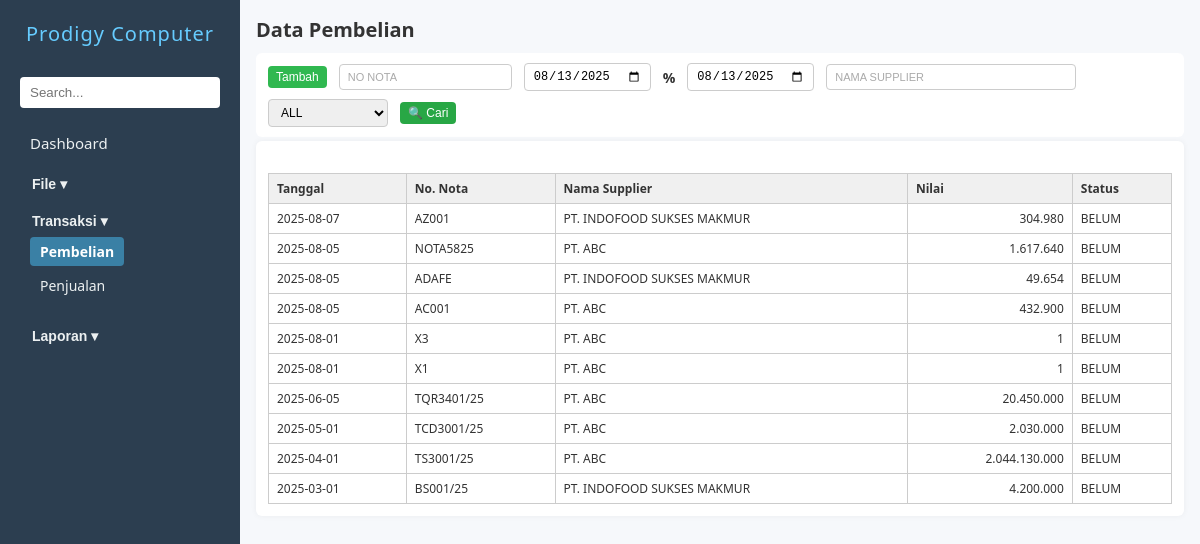
/pembelian.php, run on an earlier commit of the app's database.
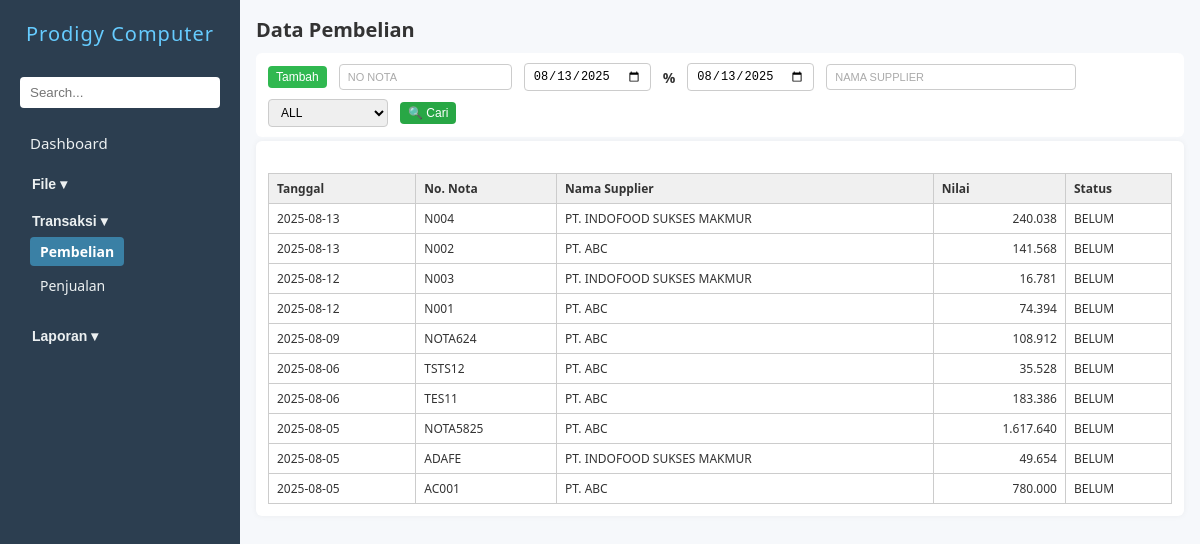
And on a later commit of the database.
### tables this page shows
CREATE TABLE `zbeli` (
  `nonota` char(30) DEFAULT NULL,
  `tgl` date DEFAULT NULL,
  `kodesup` char(10) DEFAULT NULL,
  `kodegd` char(10) NOT NULL,
  `nilai` double DEFAULT 0,
  `lunas` int(11) DEFAULT 0,
  `tgltempo` date DEFAULT NULL,
  `ppn` double(10,2) DEFAULT 0.00,
  `hppn` double(10,2) DEFAULT 0.00,
  `disc1` double(10,2) DEFAULT 0.00,
  `hdisc1` double(10,2) DEFAULT 0.00,
  `disc2` double(10,2) DEFAULT 0.00,
  `hdisc2` double(10,2) DEFAULT 0.00,
  `disc3` double(10,2) DEFAULT 0.00,
  `hdisc3` double(10,2) DEFAULT 0.00
);

CREATE TABLE `zsupplier` (
  `kodesup` char(10) NOT NULL,
  `namasup` tinytext NOT NULL,
  `alamat` tinytext NOT NULL,
  `kota` tinytext NOT NULL,
  `ktp` char(20) NOT NULL,
  `npwp` char(30) NOT NULL
);

### pembelian.php (the view, shortened to what this page needs)
<?php
include 'koneksi.php';
$query = mysqli_query($conn, "
    SELECT zbeli.tgl, zbeli.nonota, zsupplier.namasup, zbeli.nilai, zbeli.lunas
    FROM zbeli
    JOIN zsupplier ON zbeli.kodesup = zsupplier.kodesup
    ORDER BY zbeli.tgl DESC, zbeli.nonota DESC
    LIMIT 10
");
?>
<!DOCTYPE html>
<html lang="en">
<head>
    <link rel="stylesheet" href="navbar.css" />
    <link rel="stylesheet" href="form.css" />
</head>
<body>
    <?php include 'navbar.php'; ?>
    <main>
        <h2>Data Pembelian</h2>
        <div class="action-bar">
            <button type="button" name="btnTambah" id="btnTambah" class="action-btn tambah" onclick="window.location.href='inputpembelian.php'">Tambah</button>
            <input type="text" name="noNota" id="inputNoNota" placeholder="No Nota" style="text-transform: uppercase;">
            <input type="date" name="tgl1" id="inputTgl1">
            <span>%</span>
            <input type="date" name="tgl2" id="inputTgl2">
            <input type="text" name="namasup" id="inputNamasup" placeholder="Nama supplier" class="medium-input" style="text-transform: uppercase;">
            <select name="statusBayar" id="statusBayar">
                <option value="all">ALL</option>
            </select>
            <button type="button" name="btnSearch" id="btnSearch" class="action-btn cari" onclick="triggerSearch()">🔍 Cari</button>
        </div>
        <form id="pembelianForm" action="prosespembelian.php" method="POST" enctype="multipart/form-data" onsubmit="return validateForm()">
            <div id="tabelHasil" class="form-grid" style="margin-top: 20px;">
                <table class="tabel-hasil">
                    <thead>
                        <tr>
                            <th>Tanggal</th>
                            <th>No. Nota</th>
                            <th>Nama Supplier</th>
                            <th>Nilai</th>
                            <th>Status</th>
                        </tr>
                    </thead>
                    <tbody>
                        <?php while ($row = mysqli_fetch_assoc($query)): ?>
                            <tr onclick="tampilkanKonfirmasiEdit('<?= $row['nonota'] ?>')">
                                <td><?= $row['tgl'] ?></td>
                                <td><?= $row['nonota'] ?></td>
                                <td><?= $row['namasup'] ?></td>
                                <td style="text-align: right;"><?= number_format($row['nilai'], 0, ',', '.') ?></td>
                                <td><?= $row['lunas'] ? 'LUNAS' : 'BELUM' ?></td>
                            </tr>
                        <?php endwhile; ?>
                    </tbody>
                </table>
            </div>
        </form>
    </main>
</body>
</html>

### navbar.php (shortened to what this page needs)
<?php
$current = basename($_SERVER['PHP_SELF']);
$isFile = in_array($current, ['barang.php', 'supplier.php', 'kustomer.php', 'sales.php','gudang.php', 'group.php']);
$isTransaksi = in_array($current, ['pembelian.php', 'penjualan.php', 'inputpembelian.php', 'editpembelian.php', 'inputpenjualan.php', 'editpenjualan.php']);
$isLaporan = in_array($current, [
  'LaporanStok.php', 'LaporanPenjualan.php', 'LaporanSupplier.php',
  'LaporanPembelian.php', 'LaporanKustomer.php'
]);
?>
<div class="sidebar" id="sidebarMenu">
    <h1>Prodigy Computer</h1>
    <input type="search" placeholder="Search...">
    <div class="nav-section">
        <a href="dashboard.php" class="nav-link-dasboard">Dashboard</a>
    </div>
    <div class="nav-section">
    <button class="dropdown-toggle <?= $isFile ? 'active-dropdown' : '' ?>" onclick="toggleDropdown('fileDropdown', this)">File ▾</button>
    </div>
    <div class="nav-section">
    <button class="dropdown-toggle <?= $isTransaksi ? 'active-dropdown' : '' ?>" onclick="toggleDropdown('transaksiDropdown', this)">Transaksi ▾</button>
    <div class="dropdown-content <?= $isTransaksi ? 'show' : '' ?>" id="transaksiDropdown">
        <a href="pembelian.php" class="<?= in_array($current, ['pembelian.php', 'inputpembelian.php', 'editpembelian.php']) ? 'active-link' : '' ?>">Pembelian</a>
        <a href="penjualan.php" class="<?= in_array($current, ['penjualan.php', 'inputpenjualan.php', 'editpenjualan.php']) ? 'active-link' : '' ?>">Penjualan</a>
    </div>
    </div>
    <div class="nav-section">
    <button class="dropdown-toggle <?= $isLaporan ? 'active-dropdown' : '' ?>" onclick="toggleDropdown('laporanDropdown', this)">Laporan ▾</button>
    </div>
</div>

### navbar.css (style rules this page uses)
.sidebar { width: 240px; background: #2c3e50; color: #fff; display: flex; flex-direction: column; padding: 20px; overflow-y: auto; }
.sidebar h1 { font-size: 20px; margin-bottom: 30px; text-align: center; font-weight: 500; letter-spacing: 1px; color: #66ccff; }
.sidebar input[type="search"] { width: 100%; padding: 8px 10px; border-radius: 4px; border: none; margin-bottom: 20px; }
.nav-section { display: flex; flex-direction: column; align-items: flex-start; background-color: #2c3e50; width: 185px; color: #fff; margin-bottom: 5px; }
.nav-section a { text-decoration: none; color: #ecf0f1; padding: 5px 10px; margin-bottom: 5px; font-size: 15px; width: 100%; border-radius: 4px; transition: background-color 0.2s ease; }
.dropdown-toggle { background: none; border: none; color: #ecf0f1; padding: 8px 12px; width: 100%; text-align: left; font-size: 14px; cursor: pointer; font-weight: bold; }
.dropdown-content { display: none; flex-direction: column; padding-left: 10px; margin-bottom: 10px; }
.dropdown-content a { font-size: 14px; padding: 5px 10px; }
.dropdown-content.show { display: flex; }
.active-link { background-color: #42a5d6a4; color: white !important; font-weight: bold; }

### form.css (style rules this page uses)
* { box-sizing: border-box; margin: 0; padding: 0; }
body { font-family: "Segoe UI", Tahoma, Geneva, Verdana, sans-serif; display: flex; height: 100vh; background: #f6f8fb; color: #333; }
main { padding: 1rem; flex: 1; overflow-y: auto; }
h2 { margin-bottom: 10px; font-size: 20px; }
form { background: #fff; padding: 12px; border-radius: 6px; box-shadow: 0 0 6px rgba(0, 0, 0, 0.05); }
#btnTambah { background-color: #30b850; }
.tabel-hasil { width: 100%; border-collapse: collapse; font-size: 14px; margin-top: 10px; }
.tabel-hasil th, .tabel-hasil td { border: 1px solid #ccc; padding: 8px 10px; text-align: left; }
.tabel-hasil th { background-color: #f0f0f0; font-weight: bold; }
a { text-decoration: none; color: #007bff; }
.medium-input { width: 250px; }
.sidebar { transition: left 0.3s ease; }
.action-bar { display: flex; flex-wrap: wrap; align-items: center; gap: 8px 12px; margin-bottom: 4px; background-color: #fff; padding: 10px 12px; border-radius: 6px; }
.action-bar input[type="text"], .action-bar input[type="date"], .action-bar select { padding: 5px 8px; font-size: 12px; border: 1px solid #ccc; border-radius: 4px; min-width: 120px; }
.action-bar input[type="text"]::placeholder { font-size: 11px; color: #aaa; }
.action-bar span { font-size: 14px; font-weight: bold; }
.action-bar .action-btn { padding: 4px 8px; font-size: 12px; border: none; color: white; border-radius: 4px; cursor: pointer; transition: 0.3s ease; }
.action-bar .action-btn.tambah { background-color: #30b850; }
.action-bar .action-btn.cari { background-color: #28a745; }
.tabel-hasil { width: 100%; border-collapse: collapse; margin-top: 1em; font-size: 12px; border: 1px solid #ccc; }
.tabel-hasil th, .tabel-hasil td { padding: 6px 8px; border: 1px solid #ccc; text-align: left; background-color: #fff; }
.tabel-hasil th { background-color: #f0f0f0; font-weight: bold; color: #333; }

What changed in the data, as far as the page shows it:
removed zbeli: tgl "2025-08-07", nonota "AZ001", zsupplier.namasup "PT. INDOFOOD SUKSES MAKMUR", nilai "304.980", lunas "BELUM"
no longer on this page (row unchanged): zbeli: tgl "2025-08-01", nonota "X3", zsupplier.namasup "PT. ABC", nilai "1", lunas "BELUM"
no longer on this page (row unchanged): zbeli: tgl "2025-08-01", nonota "X1", zsupplier.namasup "PT. ABC", nilai "1", lunas "BELUM"
no longer on this page (row unchanged): zbeli: tgl "2025-06-05", nonota "TQR3401/25", zsupplier.namasup "PT. ABC", nilai "20.450.000", lunas "BELUM"
no longer on this page (row unchanged): zbeli: tgl "2025-05-01", nonota "TCD3001/25", zsupplier.namasup "PT. ABC", nilai "2.030.000", lunas "BELUM"
no longer on this page (row unchanged): zbeli: tgl "2025-04-01", nonota "TS3001/25", zsupplier.namasup "PT. ABC", nilai "2.044.130.000", lunas "BELUM"
no longer on this page (row unchanged): zbeli: tgl "2025-03-01", nonota "BS001/25", zsupplier.namasup "PT. INDOFOOD SUKSES MAKMUR", nilai "4.200.000", lunas "BELUM"
added zbeli: tgl "2025-08-13", nonota "N004", zsupplier.namasup "PT. INDOFOOD SUKSES MAKMUR", nilai "240.038", lunas "BELUM"
added zbeli: tgl "2025-08-13", nonota "N002", zsupplier.namasup "PT. ABC", nilai "141.568", lunas "BELUM"
added zbeli: tgl "2025-08-12", nonota "N003", zsupplier.namasup "PT. INDOFOOD SUKSES MAKMUR", nilai "16.781", lunas "BELUM"
added zbeli: tgl "2025-08-12", nonota "N001", zsupplier.namasup "PT. ABC", nilai "74.394", lunas "BELUM"
added zbeli: tgl "2025-08-09", nonota "NOTA624", zsupplier.namasup "PT. ABC", nilai "108.912", lunas "BELUM"
added zbeli: tgl "2025-08-06", nonota "TSTS12", zsupplier.namasup "PT. ABC", nilai "35.528", lunas "BELUM"
added zbeli: tgl "2025-08-06", nonota "TES11", zsupplier.namasup "PT. ABC", nilai "183.386", lunas "BELUM"
changed zbeli "AC001": nilai "432.900" → "780.000"
